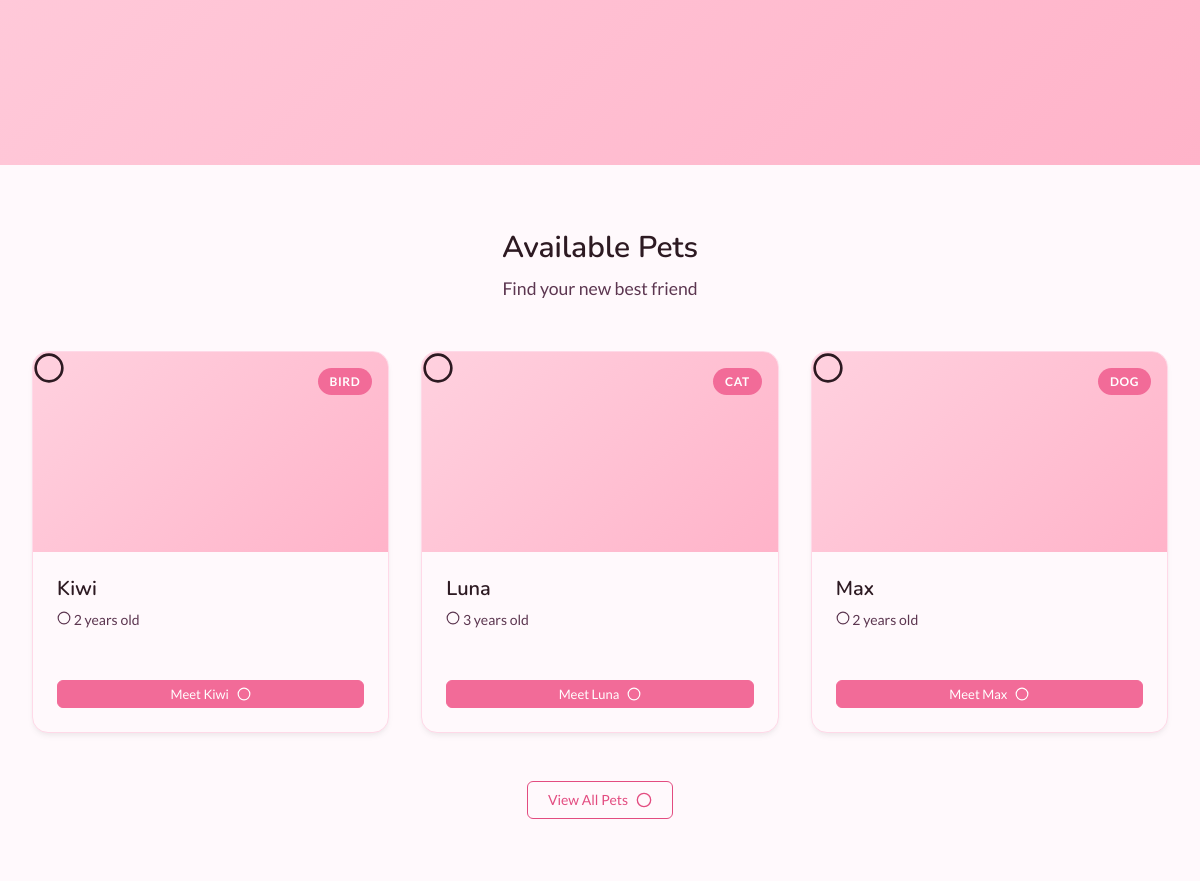
Before: / (middle part) with the older database file.
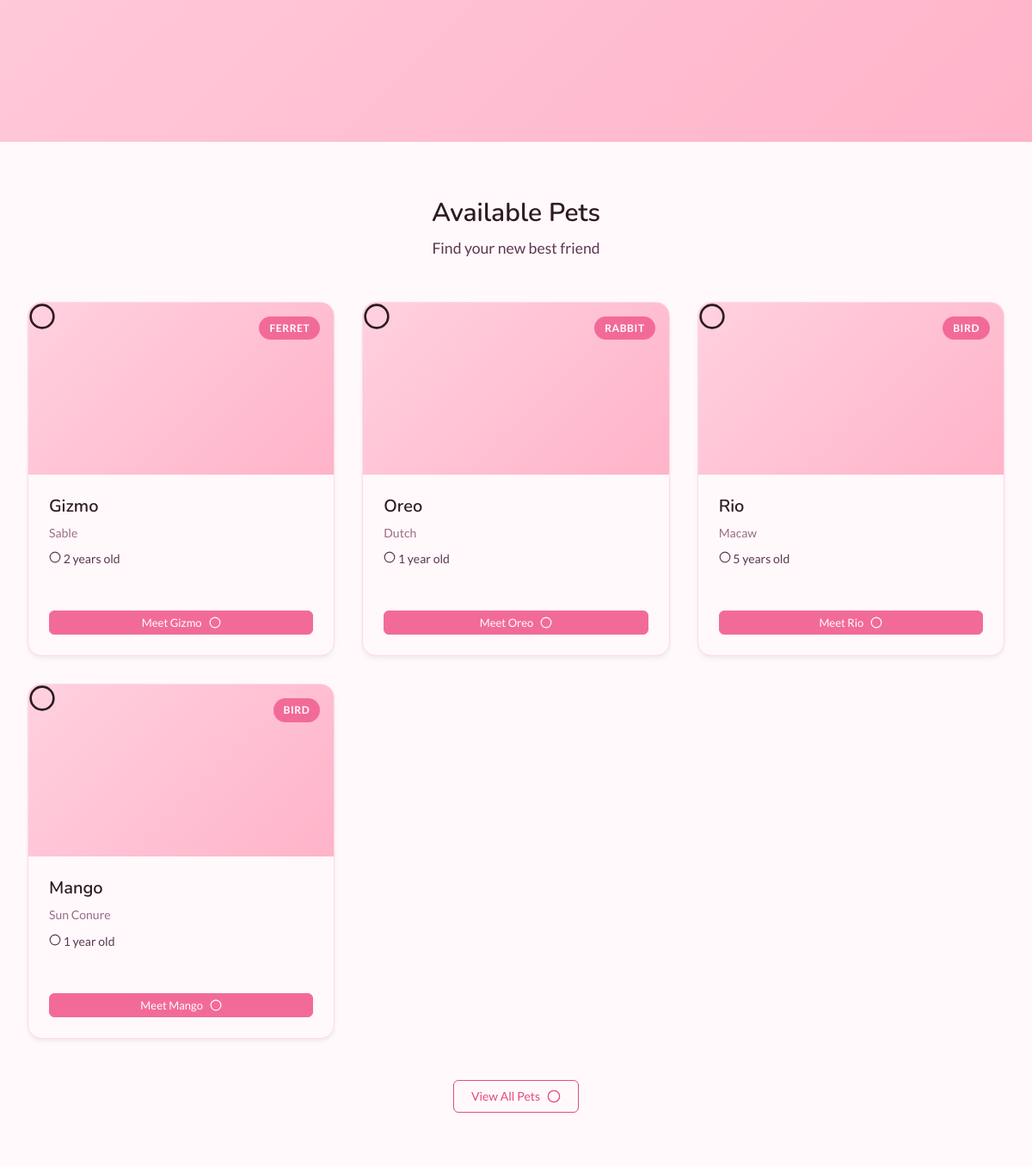
After: the same page with the newer database file.
### tables this page shows
CREATE TABLE `pets` (
  `id` int(11) NOT NULL,
  `name` varchar(50) NOT NULL,
  `species` varchar(30) DEFAULT NULL,
  `breed` varchar(100) DEFAULT NULL,
  `color` varchar(50) DEFAULT NULL,
  `age` int(11) DEFAULT NULL,
  `gender` enum('male','female') DEFAULT NULL,
  `price` decimal(10,2) DEFAULT NULL,
  `description` text DEFAULT NULL,
  `pet_status` enum('available','sold','reserved','adopted') DEFAULT 'available',
  `pet_image` varchar(255) DEFAULT NULL,
  `created_at` timestamp NOT NULL DEFAULT current_timestamp(),
  `updated_at` timestamp NOT NULL DEFAULT current_timestamp() ON UPDATE current_timestamp(),
  `featured` tinyint(1) DEFAULT 0
);

### backend/includes/navigation.php (called while the page is built, shortened)
<?php
$hour = (int) date('G');
if ($hour < 12) {
    $greeting = 'Good Morning';
    $icon = 'sun';
} elseif ($hour < 18) {
    $icon = 'sunset';
} else {
    $greeting = 'Good Evening';
    $icon = 'moon';
}
?>
            <?php echo icon($icon, 16, '', true); ?>

### index.php (called while the page is built)
<?php
require_once __DIR__ . '/public/pages/index.php';

### backend/config/config.php (called while the page is built, shortened)
<?php
class Config
{
    private static $config = [];
    private static function loadDefaults()
    {
        self::$config = [
            'APP_NAME' => 'Ria Pet Store',
            'APP_ENV' => 'development',
            'APP_URL' => 'http://localhost/Ria-Pet-Store',
            'APP_DEBUG' => true,
            'DB_HOST' => 'localhost',
            'DB_USER' => 'root',
            'DB_PASS' => '',
            'DB_NAME' => 'pet_store',
            'UPLOAD_MAX_SIZE' => 2097152,
            'UPLOAD_ALLOWED_TYPES' => 'image/jpeg,image/png,image/gif',
            'UPLOAD_PATH' => '../assets/uploads/',
            'PLACEHOLDER_IMAGE_SMALL' => 'https://via.placeholder.com/200x150?text=No+Image',
            'PLACEHOLDER_IMAGE_LARGE' => 'https://via.placeholder.com/400x300?text=No+Image',
        ];
    }
    public static function get($key, $default = null)
    {
        if (isset(self::$config[$key])) {
            return self::$config[$key];
        }
        $value = getenv($key);
        if ($value !== false) {
            return $value;
        }
        return $default;
    }
    public static function baseUrl($path = '')
    {
        $url = self::get('APP_URL', 'http://localhost/Ria-Pet-Store');
        $url = rtrim($url, '/') . '/';
        return $url . ltrim($path, '/');
    }
    public static function asset($path)
    {
        return self::baseUrl('assets/' . ltrim($path, '/'));
    }
}
?>

### public/pages/index.php (the view, shortened to what this page needs)
<?php
require_once __DIR__ . '/../../backend/includes/header.php';
$featured_pets = Cache::get('home_featured_pets');
if ($featured_pets === null) {
    $r = $conn->query(
        "SELECT id, name, species, breed, age, pet_image
         FROM pets
         WHERE pet_status = 'available' AND featured = 1
         ORDER BY id DESC
         LIMIT 4"
    );
    $featured = $r->fetch_all(MYSQLI_ASSOC);
    $featured_count = count($featured);
    if ($featured_count < 4) {
        $remaining = 4 - $featured_count;
        $r2 = $conn->query(
            "SELECT id, name, species, breed, age, pet_image
             FROM pets
             WHERE pet_status = 'available' AND featured = 0
             ORDER BY id DESC
             LIMIT $remaining"
        );
        $recent = $r2->fetch_all(MYSQLI_ASSOC);
        $featured_pets = array_merge($featured, $recent);
    } else {
        $featured_pets = $featured;
    }
}
echo '<link rel="stylesheet" href="' . asset('css/pages/index.css') . '?v=' . ASSET_VERSION . '">';
?>
<section class="hero">
</section>
<?php if (!empty($featured_pets)): ?>
<section class="home-section">
    <div class="section-header">
        <h2>Available Pets</h2>
        <p>Find your new best friend</p>
    </div>
    <div class="pets-grid">
        <?php foreach ($featured_pets as $pet): ?>
            <div class="pet-card">
                <div class="pet-card-image">
                    <?php if (!empty($pet['pet_image'])): ?>
                        <img src="<?php echo asset('images/pets/' . $pet['pet_image']); ?>"
                             alt="<?php echo e($pet['name']); ?>"
                             onerror="this.src='<?php echo asset('images/pet-placeholder.jpg'); ?>'">
                    <?php else: ?>
                        <div class="no-image">
                            <?php echo icon('paw', 32); ?>
                        </div>
                    <?php endif; ?>
                    <span class="pet-species-badge"><?php echo ucfirst(e($pet['species'])); ?></span>
                </div>
                <div class="pet-card-body">
                    <h3><?php echo e($pet['name']); ?></h3>
                    <?php if (!empty($pet['breed'])): ?>
                        <p class="pet-breed"><?php echo e($pet['breed']); ?></p>
                    <?php endif; ?>
                    <p class="pet-age">
                        <?php echo icon('calendar', 14); ?> <?php echo (int)$pet['age']; ?> <?php echo $pet['age'] == 1 ? 'year' : 'years'; ?> old
                    </p>
                </div>
                <div class="pet-card-footer">
                    <a href="<?php echo url('pet_details?id=' . (int)$pet['id']); ?>" class="btn btn-primary btn-small">
                        Meet <?php echo e($pet['name']); ?> <?php echo icon('arrow-right', 14); ?>
                    </a>
                </div>
            </div>
        <?php endforeach; ?>
    </div>
    <div class="section-footer">
        <a href="<?php echo url('pets'); ?>" class="btn btn-outline">
            View All Pets <?php echo icon('arrow-right', 16); ?>
        </a>
    </div>
</section>
<?php endif; ?>
<?php require_once __DIR__ . '/../../backend/includes/footer.php'; ?>

### backend/includes/header.php (shortened to what this page needs)
<?php
require_once __DIR__ . '/../config/config.php';
require_once __DIR__ . '/../functions/helpers.php';
?>
<!DOCTYPE html>
<html lang="en">
<head>
    <link rel="stylesheet" href="<?php echo asset('css/core/base.css'); ?>?v=<?php echo ASSET_VERSION; ?>">
    <link rel="stylesheet" href="<?php echo asset('css/core/layout.css'); ?>?v=<?php echo ASSET_VERSION; ?>">
    <link rel="stylesheet" href="<?php echo asset('css/core/components.css'); ?>?v=<?php echo ASSET_VERSION; ?>">
    <link rel="stylesheet" href="<?php echo asset('css/core/utilities.css'); ?>?v=<?php echo ASSET_VERSION; ?>">
    <link rel="stylesheet" href="<?php echo asset('css/core/animations.css'); ?>?v=<?php echo ASSET_VERSION; ?>">
    <link rel="stylesheet" href="<?php echo asset('css/core/icons.css'); ?>?v=<?php echo ASSET_VERSION; ?>">
    <link rel="stylesheet" href="<?php echo asset('css/core/btn.css'); ?>?v=<?php echo ASSET_VERSION; ?>">
    <link rel="stylesheet" href="<?php echo asset('css/core/print.css'); ?>" media="print">
    <link rel="stylesheet" href="<?php echo asset('css/components/navigation.css'); ?>?v=<?php echo ASSET_VERSION; ?>">
    <link rel="stylesheet" href="<?php echo asset('css/components/footer.css'); ?>?v=<?php echo ASSET_VERSION; ?>">
    <link rel="stylesheet" href="<?php echo asset('css/components/dropdown.css'); ?>?v=<?php echo ASSET_VERSION; ?>">
</head>
<body>
<?php include __DIR__ . '/navigation.php'; ?>
<main class="container">

### backend/functions/helpers.php (shortened to what this page needs)
<?php
require_once __DIR__ . '/../config/config.php';
function url($path = '')
{
    return Config::baseUrl($path);
}
function asset($path)
{
    return Config::asset($path);
}
function e($string)
{
    return htmlspecialchars($string, ENT_QUOTES, 'UTF-8');
}
function icon($name, $size = 20, $class = '', $wrap = false)
{
    $class = $class ? ' class="' . $class . '"' : '';
    $paths = $icons[$name] ?? '<circle cx="12" cy="12" r="10"/>';
    $svg = '<svg xmlns="http://www.w3.org/2000/svg" width="' . $size . '" height="' . $size . '" viewBox="0 0 24 24" fill="none" stroke="currentColor" stroke-width="2" stroke-linecap="round" stroke-linejoin="round"' . $class . '>' . $paths . '</svg>';
    if ($wrap) {
        return '<span class="icon-wrapper">' . $svg . '</span>';
    }
    return $svg;
}

### backend/includes/footer.php (shortened to what this page needs)
</main>
</body>
</html>

### assets/css/core/base.css (style rules this page uses)
:root { --bg-primary: #fff9fc; --bg-secondary: #fff0f6; --bg-tertiary: #ffe8ef; --text-primary: #2d1a22; --text-secondary: #5c3650; --text-tertiary: #9c6b85; --text-disabled: #c9a3b5; --border-light: #ffd9e8; --border-medium: #fcc1d8; --border-dark: #f5a9c5; --accent-50: #fff5f7; --accent-100: #ffe8ef; --accent-200: #ffd1df; --accent-300: #ffb3c9; --accent-400: #fa8eb0; --accent-500: #f26b98; --accent-600: #e34c80; --accent-700: #cf3369; --accent-800: #b11f53; --accent-900: #8f1241; --accent-primary: var(--accent-500); --accent-secondary: var(--accent-400); --accent-tertiary: var(--accent-300); --accent-light: var(--accent-100); --accent-dark: var(--accent-700); --nav-bg: var(--bg-secondary); --nav-border: var(--border-light); --nav-bottom-bg: var(--accent-200); --nav-text: var(--text-primary); --nav-text-mid: var(--text-secondary); --nav-accent: var(--accent-600); --nav-accent-hover: var(--accent-700); --nav-hover-bg: var(--accent-100); --nav-active-bg: var(--accent-300); --nav-active-text: var(--text-primary); --footer-bg: var(--accent-100); --footer-border: var(--border-medium); --footer-text: var(--text-secondary); --footer-heading: var(--text-primary); --footer-hover: var(--accent-700); --card-bg: var(--bg-primary); --card-border: var(--border-light); --card-shadow: 0 4px 6px -1px rgba(0,0,0,0.05), 0 2px 4px -1px rgba(0,0,0,0.03); --btn-primary-bg: var(--accent-500); --btn-primary-hover: var(--accent-600); --btn-primary-text: white; --btn-secondary-bg: var(--bg-primary); --btn-secondary-text: var(--text-primary); --btn-secondary-border: var(--border-medium); --font-primary: 'Nunito', -apple-system, BlinkMacSystemFont, 'Segoe UI', Roboto, sans-serif; --font-secondary: 'Lato', -apple-system, BlinkMacSystemFont, 'Segoe UI', Roboto, sans-serif; --font-regular: 400; --font-medium: 500; --font-semibold: 600; --font-bold: 700; }
*, *::before, *::after { box-sizing: border-box; }
html { overflow-x: hidden; width: 100%; font-size: 16px; }
body { font-family: var(--font-secondary); margin: 0; padding: 0; background: var(--bg-primary); color: var(--text-primary); line-height: 1.6; overflow-x: hidden; width: 100%; }
.container { width: 100%; padding: 0 1rem; box-sizing: border-box; }
h2 { font-size: clamp(1.25rem, 3vw, 1.75rem); }
h3 { font-size: clamp(1rem, 2vw, 1.375rem); }
h1, h2, h3, h4, h5, h6 { font-family: var(--font-primary); margin: 0 0 1rem 0; font-weight: 600; line-height: 1.25; color: var(--text-primary); }
p { margin: 0 0 1rem 0; }
a { color: var(--accent-600); text-decoration: none; }
.btn svg, .nav-icon-btn svg, .mobile-nav-list a svg, .footer-section ul a svg, .contact-item svg, .social-link svg { vertical-align: middle; margin-right: 0.25rem; display: inline-block; }
.btn { display: inline-flex; align-items: center; justify-content: center; gap: 0.5rem; }
.btn svg { margin-right: 0; }
.hero-buttons .btn, .section-footer .btn { display: inline-flex; align-items: center; gap: 0.5rem; }

### assets/css/core/layout.css (style rules this page uses)
main.container { background: var(--pink-bg); width: 100%; margin: 0; padding: 0; box-sizing: border-box; overflow-x: hidden; }
.section-header { text-align: center; margin: 0 auto 2.5rem; max-width: 560px; }
.section-header h2 { font-size: clamp(1.5rem, 2.5vw, 1.875rem); color: var(--pink-dark); margin-bottom: 0.5rem; }
.section-header p { color: var(--text-mid); font-size: clamp(0.9rem, 1.5vw, 1rem); margin: 0; line-height: 1.6; }
.section-footer { text-align: center; margin-top: 2.5rem; }

### assets/css/core/components.css (style rules this page uses)
.btn { display: inline-block; padding: 0.625rem 1.375rem; background: var(--pink-primary); color: var(--white); border: 0.125rem solid transparent; border-radius: 0.3125rem; cursor: pointer; font-size: clamp(0.85rem, 1.2vw, 0.95rem); font-weight: 500; text-align: center; transition: background 0.2s, border-color 0.2s, color 0.2s; }
.btn-primary { background: var(--pink-primary); }
.btn-outline { background: transparent; border-color: var(--pink-primary); color: var(--pink-primary); }
.btn-small { padding: 0.375rem 0.875rem; font-size: 0.875rem; }

Changed rows visible on the page:
no longer on this page (row unchanged): pets: $size 32 (drawn), species "BIRD", name "Kiwi", age "2", shows "years"
no longer on this page (row unchanged): pets: $size 32 (drawn), species "CAT", name "Luna", age "3", shows "years"
no longer on this page (row unchanged): pets: $size 32 (drawn), species "DOG", name "Max", age "2", shows "years"
added pets: $size 32 (drawn), species "FERRET", name "Gizmo", breed "Sable", age "2", shows "years"
added pets: $size 32 (drawn), species "RABBIT", name "Oreo", breed "Dutch", age "1", shows "year"
added pets: $size 32 (drawn), species "BIRD", name "Rio", breed "Macaw", age "5", shows "years"
added pets: $size 32 (drawn), species "BIRD", name "Mango", breed "Sun Conure", age "1", shows "year"
